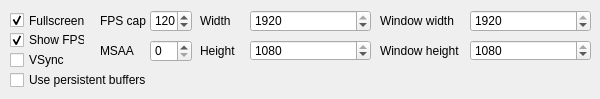
   <widget class="QWidget" name="tab_18">
    <attribute name="title">
     <string>Graphics</string>
    </attribute>
    <widget class="QCheckBox" name="vsync">
     <property name="geometry">
      <rect>
       <x>10</x>
       <y>50</y>
       <width>75</width>
       <height>20</height>
      </rect>
     </property>
     <property name="text">
      <string>VSync</string>
     </property>
    </widget>
    <widget class="QCheckBox" name="fullscreenbutton">
     <property name="geometry">
      <rect>
       <x>10</x>
       <y>10</y>
       <width>91</width>
       <height>21</height>
      </rect>
     </property>
     <property name="text">
      <string>Fullscreen</string>
     </property>
     <property name="checked">
      <bool>true</bool>
     </property>
    </widget>
    <widget class="QCheckBox" name="showfps">
     <property name="geometry">
      <rect>
       <x>10</x>
       <y>30</y>
       <width>75</width>
       <height>20</height>
      </rect>
     </property>
     <property name="text">
      <string>Show FPS</string>
     </property>
     <property name="checked">
      <bool>true</bool>
     </property>
    </widget>
    <widget class="QLabel" name="label_36">
     <property name="geometry">
      <rect>
       <x>100</x>
       <y>10</y>
       <width>49</width>
       <height>21</height>
      </rect>
     </property>
     <property name="text">
      <string>FPS cap</string>
     </property>
    </widget>
    <widget class="QSpinBox" name="fpscap">
     <property name="geometry">
      <rect>
       <x>150</x>
       <y>10</y>
       <width>42</width>
       <height>22</height>
      </rect>
     </property>
     <property name="maximum">
      <number>1000</number>
     </property>
     <property name="singleStep">
      <number>30</number>
     </property>
     <property name="value">
      <number>120</number>
     </property>
    </widget>
    <widget class="QLabel" name="label_37">
     <property name="geometry">
      <rect>
       <x>100</x>
       <y>40</y>
       <width>49</width>
       <height>21</height>
      </rect>
     </property>
     <property name="text">
      <string>MSAA</string>
     </property>
    </widget>
    <widget class="QSpinBox" name="msaa">
     <property name="geometry">
      <rect>
       <x>150</x>
       <y>40</y>
       <width>42</width>
       <height>22</height>
      </rect>
     </property>
     <property name="maximum">
      <number>10</number>
     </property>
     <property name="singleStep">
      <number>2</number>
     </property>
     <property name="value">
      <number>0</number>
     </property>
    </widget>
    <widget class="QCheckBox" name="usepersistentbuffers">
     <property name="geometry">
      <rect>
       <x>10</x>
       <y>70</y>
       <width>141</width>
       <height>20</height>
      </rect>
     </property>
     <property name="text">
      <string>Use persistent buffers</string>
     </property>
    </widget>
    <widget class="QLabel" name="label_46">
     <property name="geometry">
      <rect>
       <x>200</x>
       <y>40</y>
       <width>41</width>
       <height>21</height>
      </rect>
     </property>
     <property name="text">
      <string>Height</string>
     </property>
    </widget>
    <widget class="QSpinBox" name="width">
     <property name="geometry">
      <rect>
       <x>250</x>
       <y>10</y>
       <width>121</width>
       <height>22</height>
      </rect>
     </property>
     <property name="maximum">
      <number>1920</number>
     </property>
     <property name="singleStep">
      <number>10</number>
     </property>
     <property name="value">
      <number>1920</number>
     </property>
    </widget>
    <widget class="QLabel" name="label_47">
     <property name="geometry">
      <rect>
       <x>200</x>
       <y>10</y>
       <width>41</width>
       <height>21</height>
      </rect>
     </property>
     <property name="text">
      <string>Width</string>
     </property>
    </widget>
    <widget class="QSpinBox" name="height">
     <property name="geometry">
      <rect>
       <x>250</x>
       <y>40</y>
       <width>121</width>
       <height>21</height>
      </rect>
     </property>
     <property name="maximum">
      <number>1080</number>
     </property>
     <property name="singleStep">
      <number>10</number>
     </property>
     <property name="value">
      <number>1080</number>
     </property>
    </widget>
    <widget class="QLabel" name="label_48">
     <property name="geometry">
      <rect>
       <x>380</x>
       <y>40</y>
       <width>81</width>
       <height>21</height>
      </rect>
     </property>
     <property name="text">
      <string>Window height</string>
     </property>
    </widget>
    <widget class="QSpinBox" name="winwidth">
     <property name="geometry">
      <rect>
       <x>470</x>
       <y>10</y>
       <width>121</width>
       <height>22</height>
      </rect>
     </property>
     <property name="maximum">
      <number>1920</number>
     </property>
     <property name="singleStep">
      <number>10</number>
     </property>
     <property name="value">
      <number>1920</number>
     </property>
    </widget>
    <widget class="QSpinBox" name="winheight">
     <property name="geometry">
      <rect>
       <x>470</x>
       <y>40</y>
       <width>121</width>
       <height>21</height>
      </rect>
     </property>
     <property name="maximum">
      <number>1080</number>
     </property>
     <property name="singleStep">
      <number>10</number>
     </property>
     <property name="value">
      <number>1080</number>
     </property>
    </widget>
    <widget class="QLabel" name="label_49">
     <property name="geometry">
      <rect>
       <x>380</x>
       <y>10</y>
       <width>81</width>
       <height>21</height>
      </rect>
     </property>
     <property name="text">
      <string>Window width</string>
     </property>
    </widget>
   </widget>
